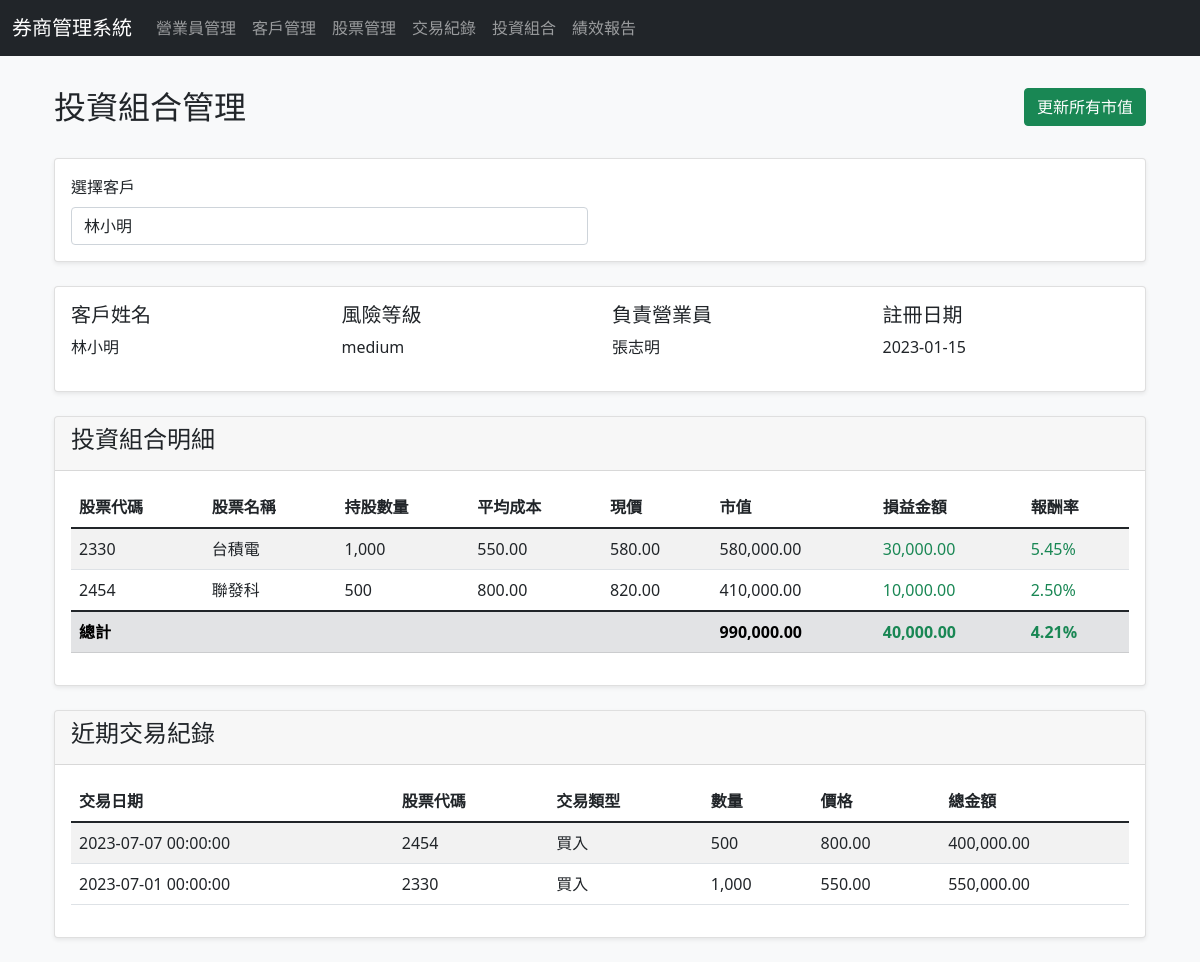
The app's page /portfolios.php?client_id=1 with its own data.
### tables this page shows
CREATE TABLE clients (
    client_id INT PRIMARY KEY AUTO_INCREMENT,
    broker_id INT,
    name VARCHAR(50) NOT NULL,
    id_number VARCHAR(20) UNIQUE NOT NULL,
    phone VARCHAR(20),
    risk_level ENUM('low', 'medium', 'high') DEFAULT 'medium',
    registration_date DATE,
    FOREIGN KEY (broker_id) REFERENCES brokers(broker_id)
);

CREATE TABLE brokers (
    broker_id INT PRIMARY KEY AUTO_INCREMENT,
    name VARCHAR(50) NOT NULL,
    employee_number VARCHAR(20) UNIQUE NOT NULL,
    phone VARCHAR(20),
    branch_office VARCHAR(50),
    status ENUM('active', 'inactive') DEFAULT 'active',
    created_at TIMESTAMP DEFAULT CURRENT_TIMESTAMP
);

CREATE TABLE portfolios (
    portfolio_id INT PRIMARY KEY AUTO_INCREMENT,
    client_id INT,
    stock_id INT,
    total_shares INT DEFAULT 0,
    average_cost DECIMAL(10,2),
    market_value DECIMAL(10,2),
    last_update_date TIMESTAMP DEFAULT CURRENT_TIMESTAMP ON UPDATE CURRENT_TIMESTAMP,
    FOREIGN KEY (client_id) REFERENCES clients(client_id),
    FOREIGN KEY (stock_id) REFERENCES stocks(stock_id)
);

CREATE TABLE stocks (
    stock_id INT PRIMARY KEY AUTO_INCREMENT,
    stock_code VARCHAR(10) UNIQUE NOT NULL,
    stock_name VARCHAR(50) NOT NULL,
    industry_type VARCHAR(30),
    current_price DECIMAL(10,2),
    last_update_time TIMESTAMP DEFAULT CURRENT_TIMESTAMP ON UPDATE CURRENT_TIMESTAMP
);

CREATE TABLE transactions (
    transaction_id INT PRIMARY KEY AUTO_INCREMENT,
    client_id INT,
    stock_id INT,
    type ENUM('buy', 'sell') NOT NULL,
    quantity INT NOT NULL,
    price DECIMAL(10,2) NOT NULL,
    transaction_date TIMESTAMP DEFAULT CURRENT_TIMESTAMP,
    settlement_date DATE,
    FOREIGN KEY (client_id) REFERENCES clients(client_id),
    FOREIGN KEY (stock_id) REFERENCES stocks(stock_id)
);

### portfolios.php (the view, shortened to what this page needs)
<?php
include 'includes/connect.php';
include 'includes/header.php';
$selected_client = isset($_GET['client_id']) ? $_GET['client_id'] : null;
?>
<div class="container">
    <div class="row mb-4">
        <div class="col-md-8">
            <h2>投資組合管理</h2>
        </div>
        <div class="col-md-4 text-end">
            <form method="POST" class="d-inline">
                <button type="submit" class="btn btn-success">更新所有市值</button>
            </form>
        </div>
    </div>
    <div class="card mb-4">
        <div class="card-body">
            <form method="GET" id="clientSelectForm">
                <div class="row">
                    <div class="col-md-6">
                        <label class="form-label">選擇客戶</label>
                        <select class="form-control" name="client_id" onchange="this.form.submit()">
                            <?php
                            $clients = $db->query("SELECT client_id, name FROM clients ORDER BY name");
                            while ($client = $clients->fetch_assoc()) {
                                $selected = ($selected_client == $client['client_id']) ? 'selected' : '';
                                echo "<option value='" . $client['client_id'] . "' $selected>"
                                    . $client['name'] . "</option>";
                            }
                            ?>
                        </select>
                    </div>
                </div>
            </form>
        </div>
    </div>
    <?php if ($selected_client): ?>
        <?php
        $client_info = $db->query("SELECT * FROM clients WHERE client_id = '$selected_client'")->fetch_assoc();
        $broker_info = $db->query("SELECT name FROM brokers WHERE broker_id = '{$client_info['broker_id']}'")->fetch_assoc();
        ?>
        <div class="card mb-4">
            <div class="card-body">
                <div class="row">
                    <div class="col-md-3">
                        <h5>客戶姓名</h5>
                        <p><?php echo $client_info['name']; ?></p>
                    </div>
                    <div class="col-md-3">
                        <h5>風險等級</h5>
                        <p><?php echo $client_info['risk_level']; ?></p>
                    </div>
                    <div class="col-md-3">
                        <h5>負責營業員</h5>
                        <p><?php echo $broker_info['name']; ?></p>
                    </div>
                    <div class="col-md-3">
                        <h5>註冊日期</h5>
                        <p><?php echo $client_info['registration_date']; ?></p>
                    </div>
                </div>
            </div>
        </div>
        <div class="card mb-4">
            <div class="card-header">
                <h4>投資組合明細</h4>
            </div>
            <div class="card-body">
                <table class="table table-striped" id="portfolioTable">
                    <thead>
                        <tr>
                            <th>股票代碼</th>
                            <th>股票名稱</th>
                            <th>持股數量</th>
                            <th>平均成本</th>
                            <th>現價</th>
                            <th>市值</th>
                            <th>損益金額</th>
                            <th>報酬率</th>
                        </tr>
                    </thead>
                    <tbody>
                        <?php
                        $sql = "SELECT p.*, s.stock_code, s.stock_name, s.current_price
                                FROM portfolios p
                                JOIN stocks s ON p.stock_id = s.stock_id
                                WHERE p.client_id = '$selected_client'
                                AND p.total_shares > 0";
                        $result = $db->query($sql);
                        $total_investment = 0;
                        $total_market_value = 0;
                        while ($row = $result->fetch_assoc()) {
                            $market_value = $row['total_shares'] * $row['current_price'];
                            $cost_basis = $row['total_shares'] * $row['average_cost'];
                            $profit_loss = $market_value - $cost_basis;
                            $return_rate = ($market_value / $cost_basis - 1) * 100;
                            $total_investment += $cost_basis;
                            $total_market_value += $market_value;
                            echo "<tr>";
                            echo "<td>" . $row['stock_code'] . "</td>";
                            echo "<td>" . $row['stock_name'] . "</td>";
                            echo "<td>" . number_format($row['total_shares']) . "</td>";
                            echo "<td>" . number_format($row['average_cost'], 2) . "</td>";
                            echo "<td>" . number_format($row['current_price'], 2) . "</td>";
                            echo "<td>" . number_format($market_value, 2) . "</td>";
                            echo "<td class='" . ($profit_loss >= 0 ? 'text-success' : 'text-danger') . "'>"
                                . number_format($profit_loss, 2) . "</td>";
                            echo "<td class='" . ($return_rate >= 0 ? 'text-success' : 'text-danger') . "'>"
                                . number_format($return_rate, 2) . "%</td>";
                            echo "</tr>";
                        }
                        ?>
                    </tbody>
                    <tfoot>
                        <tr class="table-secondary fw-bold">
                            <td colspan="5">總計</td>
                            <td><?php echo number_format($total_market_value, 2); ?></td>
                            <td class="<?php echo ($total_market_value - $total_investment >= 0 ? 'text-success' : 'text-danger'); ?>">
                                <?php echo number_format($total_market_value - $total_investment, 2); ?>
                            </td>
                            <td class="<?php echo ($total_market_value/$total_investment - 1 >= 0 ? 'text-success' : 'text-danger'); ?>">
                                <?php echo number_format(($total_market_value/$total_investment - 1) * 100, 2); ?>%
                            </td>
                        </tr>
                    </tfoot>
                </table>
            </div>
        </div>
        <div class="card">
            <div class="card-header">
                <h4>近期交易紀錄</h4>
            </div>
            <div class="card-body">
                <table class="table table-striped" id="recentTransactionsTable">
                    <thead>
                        <tr>
                            <th>交易日期</th>
                            <th>股票代碼</th>
                            <th>交易類型</th>
                            <th>數量</th>
                            <th>價格</th>
                            <th>總金額</th>
                        </tr>
                    </thead>
                    <tbody>
                        <?php
                        $sql = "SELECT t.*, s.stock_code
                                FROM transactions t
                                JOIN stocks s ON t.stock_id = s.stock_id
                                WHERE t.client_id = '$selected_client'
                                ORDER BY t.transaction_date DESC
                                LIMIT 10";
                        $result = $db->query($sql);
                        while ($row = $result->fetch_assoc()) {
                            echo "<tr>";
                            echo "<td>" . $row['transaction_date'] . "</td>";
                            echo "<td>" . $row['stock_code'] . "</td>";
                            echo "<td>" . ($row['type'] == 'buy' ? '買入' : '賣出') . "</td>";
                            echo "<td>" . number_format($row['quantity']) . "</td>";
                            echo "<td>" . number_format($row['price'], 2) . "</td>";
                            echo "<td>" . number_format($row['quantity'] * $row['price'], 2) . "</td>";
                            echo "</tr>";
                        }
                        ?>
                    </tbody>
                </table>
            </div>
        </div>
    <?php endif; ?>
</div>
<?php include 'includes/footer.php'; ?>

### css/style.css (style rules this page uses)
body { background-color: #f8f9fa; }
.card { box-shadow: 0 0.125rem 0.25rem rgba(0, 0, 0, 0.075); margin-bottom: 1.5rem; }

### records on screen
clients: name "林小明", risk_level "medium", registration_date "2023-01-15"
brokers: name "張志明"
portfolios: stock.stock_code "2330", stock.stock_name "台積電", total_shares "1,000", average_cost "550.00", stock.current_price "580.00", total_shares.current_price "580,000.00", profit_loss "30,000.00", return_rate "5.45"
portfolios: stock.stock_code "2454", stock.stock_name "聯發科", total_shares "500", average_cost "800.00", stock.current_price "820.00", total_shares.current_price "410,000.00", profit_loss "10,000.00", return_rate "2.50"
transactions: transaction_date "2023-07-07 00:00:00", stock.stock_code "2454", type "買入", quantity "500", price "800.00", $row['quantity'] * $row['price'] "400,000.00"
transactions: transaction_date "2023-07-01 00:00:00", stock.stock_code "2330", type "買入", quantity "1,000", price "550.00", $row['quantity'] * $row['price'] "550,000.00"

### other values on screen
$total_market_value "990,000.00"
$total_market_value - $total_investment "40,000.00"
form field client_id "林小明"
